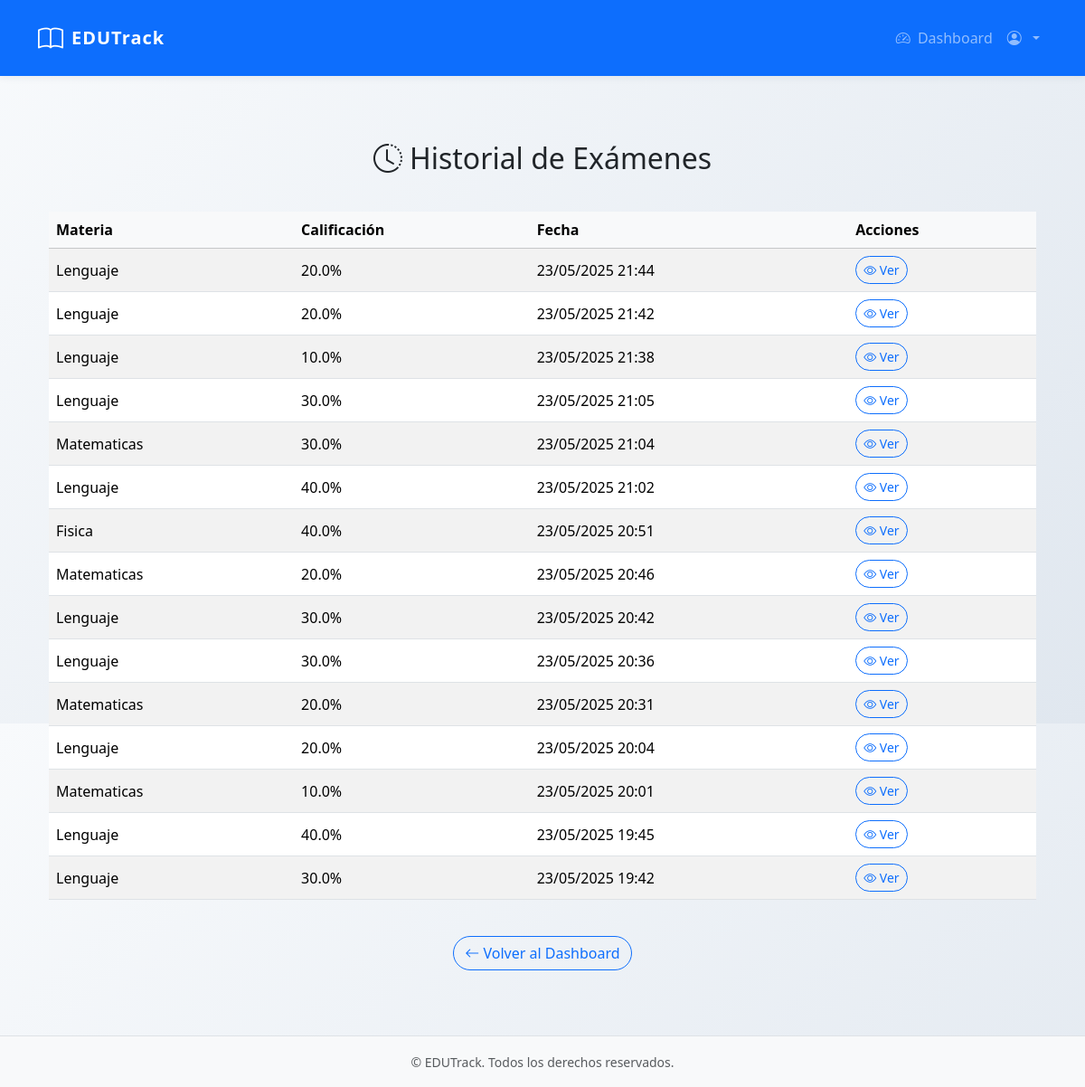
/exam_history (signed in), run on an earlier commit of the app's database.
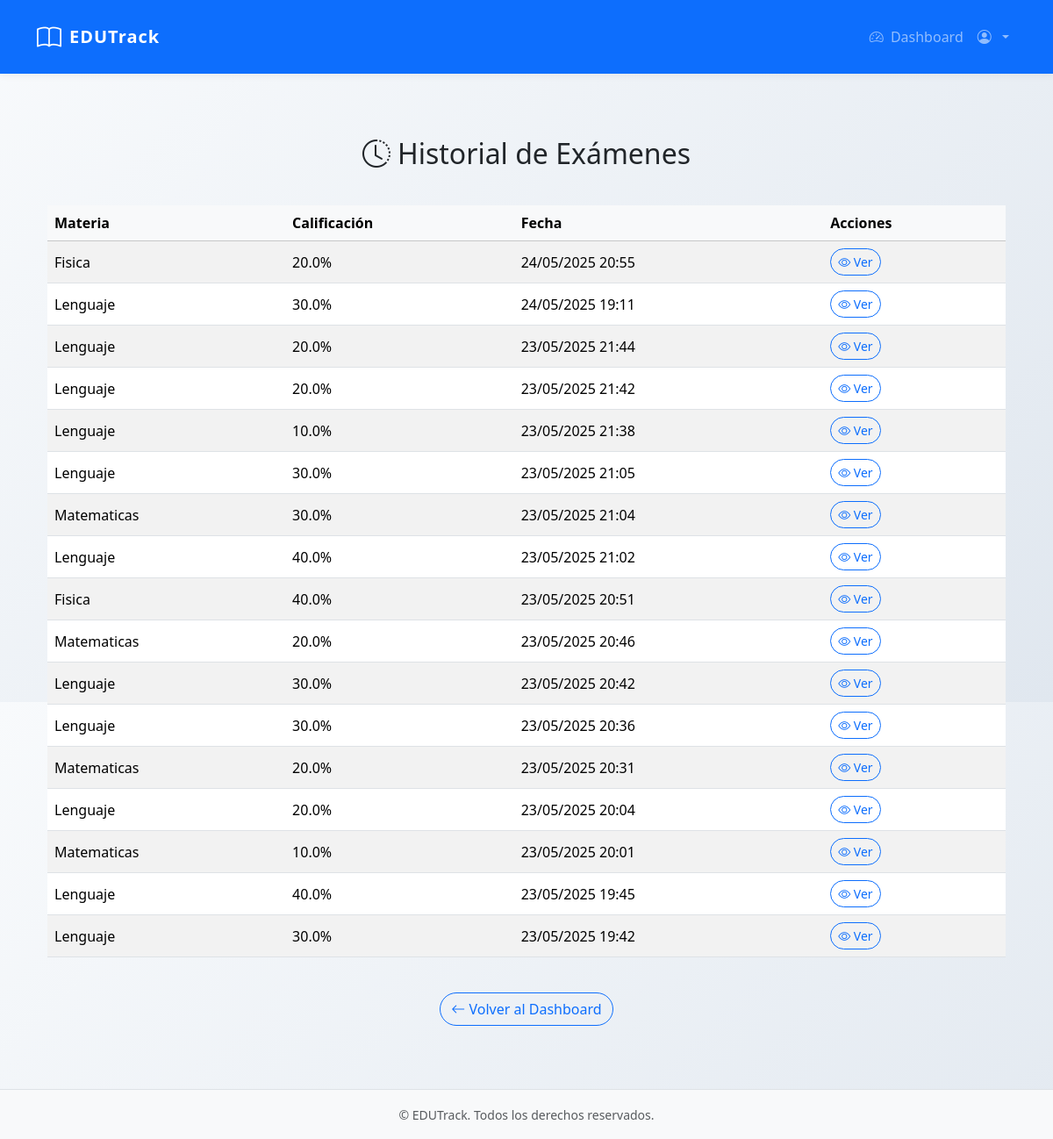
And on a later commit of the database.
### app/models.py (models this page shows, shortened)
class Exam(db.Model):
    id = db.Column(db.Integer, primary_key=True)
    subject = db.Column(db.String(64))  # 'lenguaje', 'matematicas', 'fisica'
    score = db.Column(db.Float)
    timestamp = db.Column(db.DateTime, index=True, default=datetime.utcnow)
    user_id = db.Column(db.Integer, db.ForeignKey('user.id'))
    answers = db.relationship('Answer', backref='exam', lazy='dynamic')

### app/routes.py (the view)
@main_bp.route('/exam_history')
@login_required
def exam_history():
    exams = Exam.query.filter_by(user_id=current_user.id).order_by(Exam.timestamp.desc()).all()
    return render_template('exam_history.html', exams=exams)

### app/__init__.py (called while the page is built)
def create_app():
    app = Flask(__name__, static_folder="static")
    app.config.from_object('config.Config')
    db.init_app(app)
    login_manager.init_app(app)
    mail.init_app(app)
    login_manager.login_view = 'main.login'
    from app.routes import main_bp
    app.register_blueprint(main_bp)
    @login_manager.user_loader
    def load_user(id):
        from app.models import User
        return User.query.get(int(id))
    return app

### app/templates/exam_history.html (shortened to what this page needs)
{% extends "base.html" %}
{% block content %}
<div class="container py-5">
    <h2 class="mb-4 text-center"><i class="bi bi-clock-history me-2"></i>Historial de Exámenes</h2>
    {% if exams %}
        <div class="table-responsive">
            <table class="table table-hover align-middle table-striped">
                <thead class="table-light">
                    <tr>
                        <th>Materia</th>
                        <th>Calificación</th>
                        <th>Fecha</th>
                        <th>Acciones</th>
                    </tr>
                </thead>
                <tbody>
                    {% for exam in exams %}
                        <tr>
                            <td>{{ exam.subject.capitalize() }}</td>
                            <td>{{ "%.1f"|format(exam.score) }}%</td>
                            <td>{{ exam.timestamp.strftime('%d/%m/%Y %H:%M') }}</td>
                            <td>
                                <a href="{{ url_for('main.exam_results', exam_id=exam.id) }}" class="btn btn-outline-primary btn-sm rounded-pill">
                                    <i class="bi bi-eye"></i> Ver
                                </a>
                            </td>
                        </tr>
                    {% endfor %}
                </tbody>
            </table>
        </div>
    {% else %}
        <div class="alert alert-info text-center">
            No tienes exámenes registrados.
        </div>
    {% endif %}
    <div class="text-center mt-4">
        <a href="{{ url_for('main.dashboard') }}" class="btn btn-outline-primary rounded-pill">
            <i class="bi bi-arrow-left"></i> Volver al Dashboard
        </a>
    </div>
</div>
{% endblock %}

### app/templates/base.html (shortened to what this page needs)
<!DOCTYPE html>
<html lang="es" data-bs-theme="light">
<head>
    <link rel="stylesheet" href="{{ url_for('static', filename='css/bootstrap.min.css') }}">
    <link rel="stylesheet" href="{{ url_for('static', filename='css/styles.css') }}">
    <link rel="stylesheet" href="https://cdn.jsdelivr.net/npm/bootstrap-icons@1.11.3/font/bootstrap-icons.css">
</head>
<body class="d-flex flex-column min-vh-100">
    <header>
        <nav class="navbar navbar-expand-lg navbar-dark bg-primary py-3">
            <div class="container">
                <a class="navbar-brand d-flex align-items-center" href="{{ url_for('main.index') }}">
                    <i class="bi bi-book fs-3 me-2"></i>
                    EDUTrack
                </a>
                <div class="collapse navbar-collapse" id="navbarNav">
                    <ul class="navbar-nav ms-auto align-items-lg-center">
                        {% if current_user.is_authenticated %}
                            <li class="nav-item">
                                <a class="nav-link" href="{{ url_for('main.dashboard') }}">
                                    <i class="bi bi-speedometer2 me-1"></i> Dashboard
                                </a>
                            </li>
                            <li class="nav-item dropdown">
                                <a class="nav-link dropdown-toggle" href="#" role="button" data-bs-toggle="dropdown">
                                    <i class="bi bi-person-circle me-1"></i> {{ current_user.name }}
                                </a>
                            </li>
                        {% endif %}
                    </ul>
                </div>
            </div>
        </nav>
    </header>
    <main class="flex-grow-1 my-4">
        <div class="container">
            {% block content %}{% endblock %}
        </div>
    </main>
    <footer class="footer mt-auto py-3 bg-light border-top">
        <div class="container text-center">
            <span class="text-muted small">
                &copy; {{ current_year }} EDUTrack. Todos los derechos reservados.
            </span>
        </div>
    </footer>
</body>
</html>

### app/static/css/styles.css (style rules this page uses)
body { height: 100vh; }
.table { margin-top: 1rem; }
.container { height: 100%; }

### app/templates/base.html (style rules this page uses)
body { background: linear-gradient(135deg, #f8fafc 0%, #e0e7ef 100%); }
.navbar { box-shadow: 0 2px 8px rgba(44, 62, 80, 0.07); }
.navbar-brand { font-weight: 700; letter-spacing: 1px; }
.nav-link, .dropdown-item { font-weight: 500; }
footer { background: #f8fafc; border-top: 1px solid #e0e7ef; }

What changed in the data, as far as the page shows it:
added Exam: subject "Fisica", score "20.0", timestamp "24/05/2025 20:55"
added Exam: subject "Lenguaje", score "30.0", timestamp "24/05/2025 19:11"
